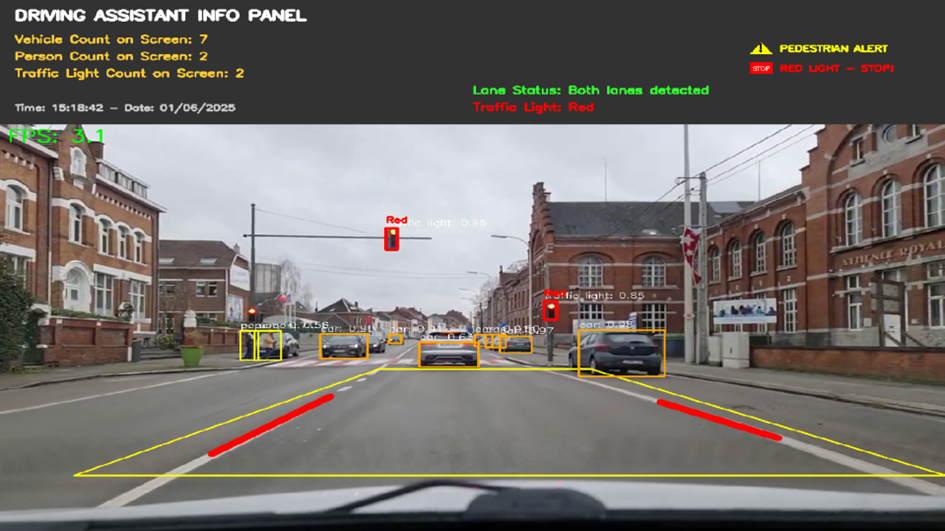
#> input picture images/drivePanel.png, 945 x 531 px, given in place of car1.mp4, which was not available
$ python JLD.py
#> lines starting #> are read from the running program, lines starting #| are printed output that depends on the picture; after the words box and inside, x2 and y2 are one past the last pixel; in counts of white or black regions, pixels touching at a corner belong together; pictures that were not available may be replaced by others from this repository, and a replacement may not be noted
import cv2
import numpy as np

cam = cv2.VideoCapture("car1.mp4")
sapma = 100
kernel = np.ones((3, 3), dtype=np.uint8)


def crop_matris(img):
    x, y = img.shape[:2]
    value = np.array([
        [(sapma, x - sapma), (int((y * 3.2) / 8), int(x * 0.6)),
         (int((y * 5) / 8), int(x * 0.6)), (y, x - sapma)]], np.int32)
    return value


def crop_image(img, matris):
    x, y = img.shape[:2]
    mask = np.zeros(shape=(x, y), dtype=np.uint8)
    mask = cv2.fillPoly(mask, matris, 255)
    mask = cv2.bitwise_and(img, img, mask=mask)
    return mask


def filt(img):
    img = cv2.cvtColor(img, cv2.COLOR_BGR2GRAY)
    img = cv2.inRange(img, 150, 255)
    img = cv2.erode(img, kernel)
    img = cv2.dilate(img, kernel)
    img = cv2.medianBlur(img, 9)
    img = cv2.Canny(img, 40, 200)
    return img


def line_mean(lines):
    left = []
    right = []
    for line in lines:
        x1, y1, x2, y2 = line[0]
        if x2 == x1:  # Dikey çizgileri atla
            continue
        slope = (y2 - y1) / (x2 - x1)
        if slope < -0.2:
            right.append((x1, y1, x2, y2))
        elif slope > 0.2:
            left.append((x1, y1, x2, y2))

    # Ortalama hesaplama - güvenli versiyon
    right_mean = np.mean(right, axis=0) if right else None
    left_mean = np.mean(left, axis=0) if left else None

    return right_mean, left_mean


def draw_line(img, line):
    if line is not None:
        line = np.int32(np.around(line))
        x1, y1, x2, y2 = line
        cv2.line(img, (x1, y1), (x2, y2), (0, 0, 255), 10)
    return img


def draw_polylines(img, matris):
    dst = np.array([[matris[0][1, 0], matris[0][1, 1]],
                    [matris[0][0, 0], matris[0][0, 1]],
                    [matris[0][3, 0], matris[0][3, 1]],
                    [matris[0][2, 0], matris[0][2, 1]]], np.int32)
    cv2.polylines(img, [dst], True, (0, 255, 255), 2)
    return img


def pers(img, matris, resize_x=300, resize_y=200):
    x, y = img.shape[:2]
    src = np.float32([
        [matris[0][1, 0], matris[0][1, 1]],
        [matris[0][2, 0], matris[0][2, 1]],
        [matris[0][0, 0], matris[0][0, 1]],
        [matris[0][3, 0], matris[0][3, 1]]])
    dst = np.float32([
        [0, 0],
        [resize_x - 1, 0],
        [0, resize_y - 1],
        [resize_x - 1, resize_y - 1]])
    M = cv2.getPerspectiveTransform(src, dst)
    img_output = cv2.warpPerspective(img, M, (resize_x, resize_y))
    return img_output


def create_enhanced_preview(filtered_img, matris, resize_x=300, resize_y=200):
    """Gelişmiş filtrelenmiş görüntü önizlemesi"""
    # Filtrelenmiş görüntüyü renklendir
    filtered_colored = cv2.applyColorMap(filtered_img, cv2.COLORMAP_HOT)

    # Perspective transform uygula
    enhanced_preview = pers(filtered_colored, matris, resize_x, resize_y)

    # Başlık ekle
    cv2.putText(enhanced_preview, "Filtered View", (10, 25),
                cv2.FONT_HERSHEY_SIMPLEX, 0.6, (255, 255, 255), 2)

    return enhanced_preview


def create_bird_eye_view(img, matris, resize_x=300, resize_y=200):
    """Gelişmiş kuş bakışı görünüm"""
    bird_view = pers(img, matris, resize_x, resize_y)

    # Grid çizgileri ekle
    grid_color = (100, 100, 100)
    for i in range(0, resize_x, 50):
        cv2.line(bird_view, (i, 0), (i, resize_y), grid_color, 1)
    for i in range(0, resize_y, 40):
        cv2.line(bird_view, (0, i), (resize_x, i), grid_color, 1)

    # Başlık ekle
    cv2.putText(bird_view, "Bird's Eye View", (10, 25),
                cv2.FONT_HERSHEY_SIMPLEX, 0.6, (0, 255, 255), 2)

    return bird_view


def add_info_panel(img, frame_count, lines_detected):
    """Bilgi paneli ekle"""
    info_y = img.shape[0] - 80
    cv2.rectangle(img, (10, info_y), (400, img.shape[0] - 10), (0, 0, 0), -1)
    cv2.rectangle(img, (10, info_y), (400, img.shape[0] - 10), (255, 255, 255), 2)

    cv2.putText(img, f"Frame: {frame_count}", (20, info_y + 25),
                cv2.FONT_HERSHEY_SIMPLEX, 0.6, (255, 255, 255), 2)
    cv2.putText(img, f"Lines Detected: {lines_detected}", (20, info_y + 50),
                cv2.FONT_HERSHEY_SIMPLEX, 0.6, (255, 255, 255), 2)

    return img


frame_count = 0

while cam.isOpened():

    ret, image = cam.read()
#> image is the input picture: shape (531, 945, 3); mean B, G, R 107.4, 111.4, 116.3
    if not ret:
        print("Video bitti")
        break

    frame_count += 1
    img_org = image.copy()

    matris = crop_matris(image)
#> matris = [[100, 431], [378, 318], [590, 318], [945, 431]]
    img_cropped = crop_image(image, matris)
#> in crop_image, `mask = cv2.fillPoly(mask, matris, 255)`:
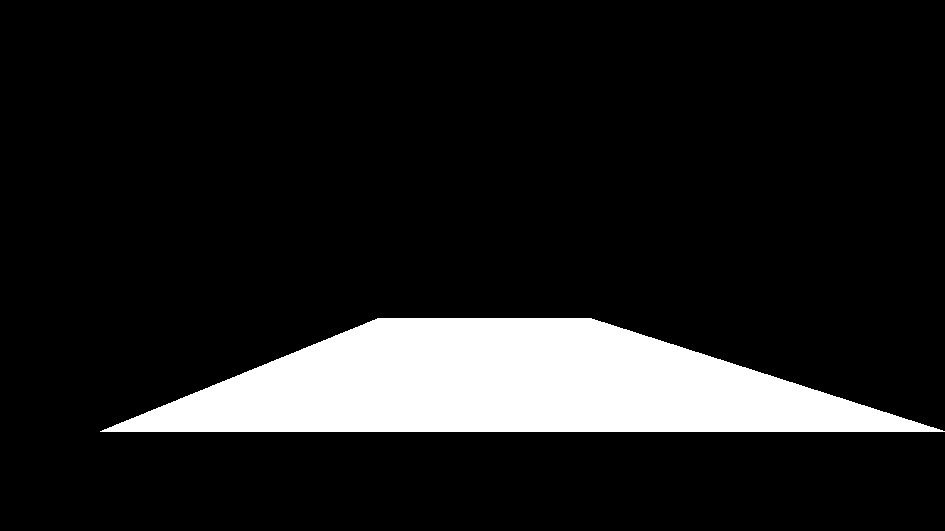
#> mask: shape (531, 945); 12.1% white; 1 white region, box (x1, y1, x2, y2) and area: (100, 318, 945, 432) 60509
    img_filtered = filt(img_cropped)
#> in filt, `img = cv2.inRange(img, 150, 255)`: img: shape (531, 945); 1.4% white; 62 white regions (48 under 20 px), largest, box (x1, y1, x2, y2) and area: (196, 318, 804, 432) 6022, (422, 350, 476, 353) 148, (409, 319, 425, 337) 111
#> in filt, `img = cv2.erode(img, kernel)`: img: shape (531, 945); 0.37% white; 67 white regions (48 under 20 px), largest, box (x1, y1, x2, y2) and area: (345, 341, 420, 374) 513, (421, 337, 475, 347) 217, (381, 321, 402, 340) 150
#> in filt, `img = cv2.dilate(img, kernel)`: img: shape (531, 945); 0.82% white; 47 white regions (24 under 20 px), largest, box (x1, y1, x2, y2) and area: (273, 336, 476, 375) 1659, (358, 319, 403, 344) 519, (573, 320, 590, 336) 165
#> in filt, `img = cv2.medianBlur(img, 9)`: img: shape (531, 945); 0.53% white; 17 white regions (5 under 20 px), largest, box (x1, y1, x2, y2) and area: (349, 336, 472, 374) 1328, (362, 320, 400, 343) 492, (282, 359, 312, 367) 189
#> in filt, `img = cv2.Canny(img, 40, 200)`:
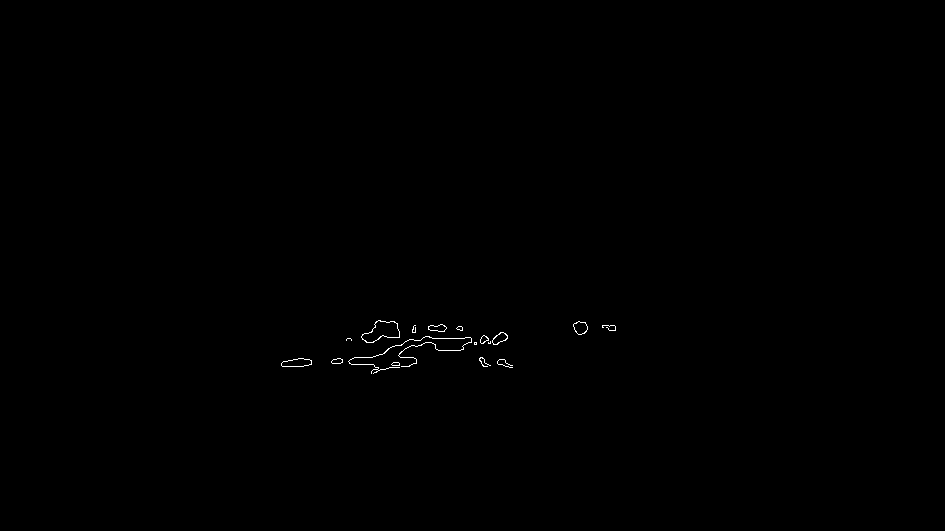
#> img: shape (531, 945); 0.17% white in thin lines or dots, all inside (x1, y1, x2, y2) = (281, 320, 616, 374)

    # Gelişmiş mini ekranlar
    # Sol üst: Kuş bakışı görünüm (grid'li)
    bird_eye = create_bird_eye_view(img_org, matris)
#> in pers, `src = np.float32([ [matris[0][1, 0], matris[0][1, 1]], [matris[0][2, 0..`: src = [[378, 318], [590, 318], [100, 431], [945, 431]]
#> in pers, `M = cv2.getPerspectiveTransform(src, dst)`: M = [[-0.191, -0.469, 221.1], [1.2e-16, -0.948, 301.5], [0, -0.00357, 1]]
#> after the loop in create_bird_eye_view, `for i in range(0, resize_x, 50):`:
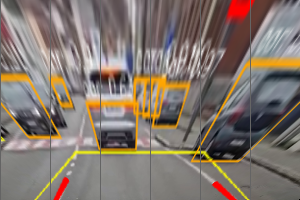
#> bird_view: shape (200, 300, 3); mean B, G, R 110.1, 118.5, 130.6
#> after the loop in create_bird_eye_view, `for i in range(0, resize_y, 40):`:
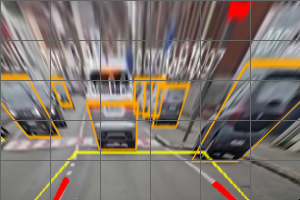
#> bird_view: shape (200, 300, 3); 2.45% of pixels changed, all inside (x1, y1, x2, y2) = (1, 0, 300, 161)
#> in create_bird_eye_view, `cv2.putText(bird_view, "Bird's Eye View", (10, 25), cv2.FONT_HERSHEY_S..`: bird_view: shape (200, 300, 3); 1.64% of pixels changed, all inside (x1, y1, x2, y2) = (11, 11, 152, 31)
    img_org[:200, :300] = bird_eye
#> img_org: shape (531, 945, 3); 11.96% of pixels changed, all inside (x1, y1, x2, y2) = (0, 0, 300, 200)

    # Sağ üst: Filtrelenmiş görünüm (renkli)
    filtered_preview = create_enhanced_preview(img_filtered, matris)
#> in create_enhanced_preview, `cv2.putText(enhanced_preview, "Filtered View", (10, 25), cv2.FONT_HERS..`:
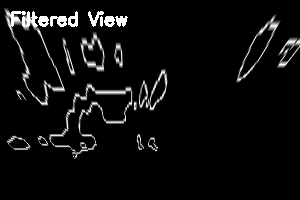
#> enhanced_preview: shape (200, 300, 3); min 0, max 255, mean 12.7
    img_org[:200, 300:600] = filtered_preview
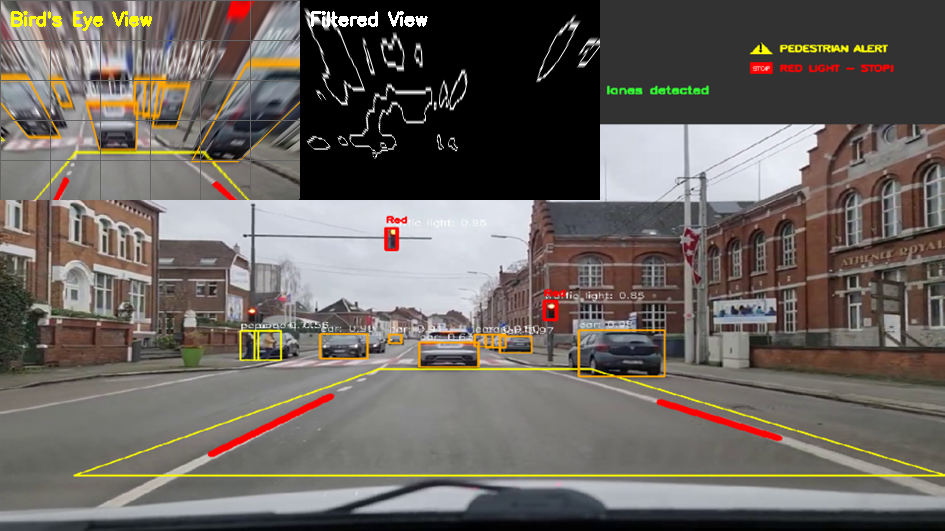
#> img_org: shape (531, 945, 3); mean B, G, R 95.1, 100.2, 106.4

    # Çizgi tespiti
    lines = cv2.HoughLinesP(img_filtered, 1, np.pi / 180, 20,
                            minLineLength=5, maxLineGap=200)
#> lines = 16 rows, first 6: [282, 366, 614, 325], [371, 342, 615, 330], [290, 366, 615, 326], [283, 361, 410, 365], [376, 321, 499, 342], [373, 369, 484, 360]

    lines_count = len(lines) if lines is not None else 0
#> lines_count = 16

    # Polylines çiz
    image = draw_polylines(img_org, matris)
#> in draw_polylines, `dst = np.array([[matris[0][1, 0], matris[0][1, 1]], [matris[0][0, 0], ..`: dst = [[378, 318], [100, 431], [945, 431], [590, 318]]

    # Şerit çizgileri çiz
    if lines is not None:
        right_line, left_line = line_mean(lines)
#> the loop in line_mean, `for line in lines:` made 16 passes
#> (x1, y1, x2, y2, slope) on passes 1 to 12: (282, 366, 614, 325, -0.123), (371, 342, 615, 330, -0.0492), (290, 366, 615, 326, -0.123), (283, 361, 410, 365, 0.0315), (376, 321, 499, 342, 0.171), (373, 369, 484, 360, -0.0811), (293, 359, 413, 357, -0.0167), (364, 333, 608, 325, -0.0328), (288, 360, 509, 364, 0.0181), (281, 364, 584, 322, -0.139), (372, 331, 497, 344, 0.104), (378, 320, 462, 328, 0.0952)
#> after the loop in line_mean, `for line in lines:`: left = []
#> in line_mean, `right_mean = np.mean(right, axis=0) if right else None`: right_mean = None
        if right_line is not None:
            image = draw_line(image, right_line)
        if left_line is not None:
            image = draw_line(image, left_line)

    # Bilgi paneli ekle
    image = add_info_panel(image, frame_count, lines_count)

    # Mini ekranların çerçevelerini belirginleştir
    cv2.rectangle(image, (0, 0), (300, 200), (255, 255, 255), 2)  # Sol üst
    cv2.rectangle(image, (300, 0), (600, 200), (255, 255, 255), 2)  # Sağ üst
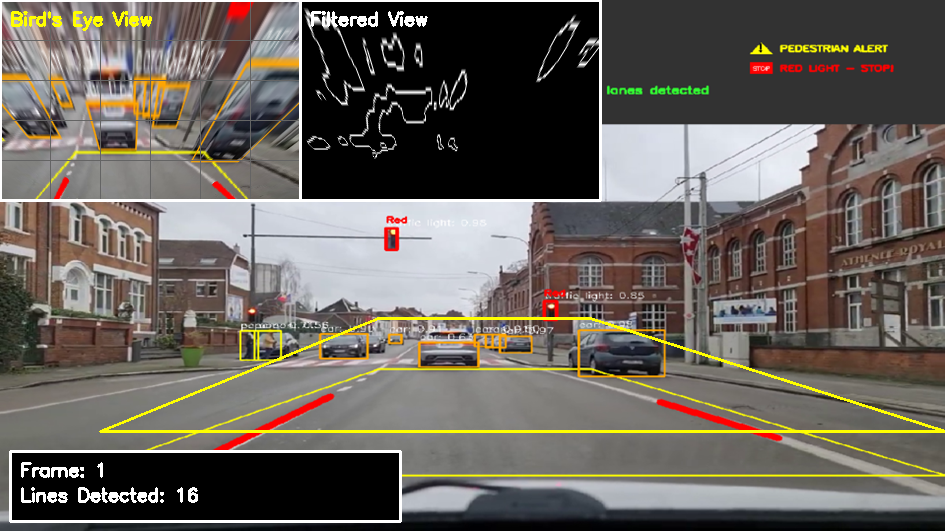
#> image: shape (531, 945, 3); mean B, G, R 91.2, 98.3, 104.4

    cv2.imshow("Enhanced Lane Detection", image)

    key = cv2.waitKey(16) & 0xFF
#> (key q is pressed here)
    if key == ord("q"):
        print("Program kapatıldı")
        break

cam.release()
cv2.destroyAllWindows()
